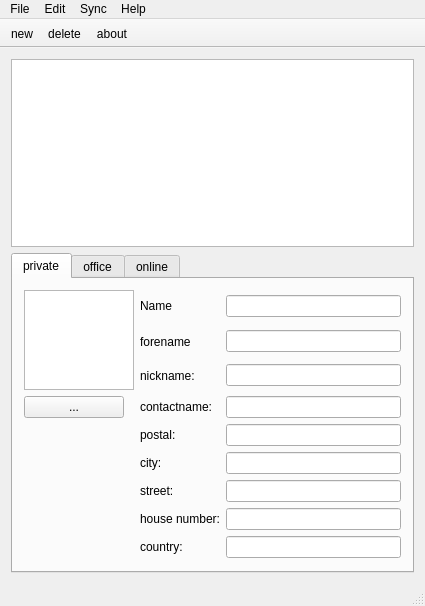
<?xml version="1.0" encoding="UTF-8"?>
<ui version="4.0">
 <class>MainWindow</class>
 <widget class="QMainWindow" name="MainWindow">
  <property name="windowModality">
   <enum>Qt::NonModal</enum>
  </property>
  <property name="geometry">
   <rect>
    <x>0</x>
    <y>0</y>
    <width>425</width>
    <height>606</height>
   </rect>
  </property>
  <property name="windowTitle">
   <string>Peopleedit</string>
  </property>
  <property name="windowIcon">
   <iconset resource="resources.qrc">
    <normaloff>:/base/peopleedit.png</normaloff>:/base/peopleedit.png</iconset>
  </property>
  <widget class="QWidget" name="centralWidget">
   <layout class="QGridLayout" name="gridLayout_2">
    <item row="5" column="0">
     <widget class="QTabWidget" name="tabWidget">
      <property name="currentIndex">
       <number>0</number>
      </property>
      <widget class="QWidget" name="tab">
       <property name="sizePolicy">
        <sizepolicy hsizetype="Preferred" vsizetype="Minimum">
         <horstretch>0</horstretch>
         <verstretch>0</verstretch>
        </sizepolicy>
       </property>
       <attribute name="title">
        <string>private</string>
       </attribute>
       <layout class="QGridLayout" name="gridLayout_3">
        <item row="0" column="2">
         <widget class="QLabel" name="nameLabel">
          <property name="text">
           <string>Name</string>
          </property>
         </widget>
        </item>
        <item row="0" column="3">
         <widget class="QLineEdit" name="nameLineEdit"/>
        </item>
        <item row="1" column="2">
         <widget class="QLabel" name="forenameLabel">
          <property name="text">
           <string>forename</string>
          </property>
         </widget>
        </item>
        <item row="1" column="3">
         <widget class="QLineEdit" name="forenameLineEdit"/>
        </item>
        <item row="2" column="3">
         <widget class="QLineEdit" name="nicknameLineEdit"/>
        </item>
        <item row="0" column="1" rowspan="3">
         <widget class="QGraphicsView" name="graphicsView">
          <property name="enabled">
           <bool>true</bool>
          </property>
          <property name="sizePolicy">
           <sizepolicy hsizetype="Minimum" vsizetype="Minimum">
            <horstretch>0</horstretch>
            <verstretch>0</verstretch>
           </sizepolicy>
          </property>
          <property name="minimumSize">
           <size>
            <width>100</width>
            <height>100</height>
           </size>
          </property>
          <property name="maximumSize">
           <size>
            <width>110</width>
            <height>110</height>
           </size>
          </property>
          <property name="verticalScrollBarPolicy">
           <enum>Qt::ScrollBarAlwaysOff</enum>
          </property>
          <property name="horizontalScrollBarPolicy">
           <enum>Qt::ScrollBarAlwaysOff</enum>
          </property>
         </widget>
        </item>
        <item row="3" column="3">
         <widget class="QLineEdit" name="contactnameLineEdit"/>
        </item>
        <item row="4" column="3">
         <widget class="QLineEdit" name="postalLineEdit"/>
        </item>
        <item row="3" column="1">
         <widget class="QPushButton" name="pushButton">
          <property name="sizePolicy">
           <sizepolicy hsizetype="Maximum" vsizetype="Maximum">
            <horstretch>0</horstretch>
            <verstretch>0</verstretch>
           </sizepolicy>
          </property>
          <property name="maximumSize">
           <size>
            <width>100</width>
            <height>100</height>
           </size>
          </property>
          <property name="text">
           <string>...</string>
          </property>
         </widget>
        </item>
        <item row="5" column="3">
         <widget class="QLineEdit" name="cityLineEdit"/>
        </item>
        <item row="6" column="3">
         <widget class="QLineEdit" name="streetLineEdit"/>
        </item>
        <item row="7" column="3">
         <widget class="QLineEdit" name="housenumberLineEdit"/>
        </item>
        <item row="8" column="3">
         <widget class="QLineEdit" name="countryLineEdit"/>
        </item>
        <item row="2" column="2">
         <widget class="QLabel" name="label_7">
          <property name="text">
           <string>nickname:</string>
          </property>
         </widget>
        </item>
        <item row="3" column="2">
         <widget class="QLabel" name="label_8">
          <property name="text">
           <string>contactname:</string>
          </property>
         </widget>
        </item>
        <item row="4" column="2">
         <widget class="QLabel" name="label_9">
          <property name="text">
           <string>postal:</string>
          </property>
         </widget>
        </item>
        <item row="5" column="2">
         <widget class="QLabel" name="label_10">
          <property name="text">
           <string>city:</string>
          </property>
         </widget>
        </item>
        <item row="6" column="2">
         <widget class="QLabel" name="label_11">
          <property name="text">
           <string>street:</string>
          </property>
         </widget>
        </item>
        <item row="7" column="2">
         <widget class="QLabel" name="label_12">
          <property name="text">
           <string>house number:</string>
          </property>
         </widget>
        </item>
        <item row="8" column="2">
         <widget class="QLabel" name="label_13">
          <property name="text">
           <string>country:</string>
          </property>
         </widget>
        </item>
       </layout>
      </widget>
      <widget class="QWidget" name="tab_2">
       <attribute name="title">
        <string>office</string>
       </attribute>
      </widget>
      <widget class="QWidget" name="tab_3">
       <attribute name="title">
        <string>online</string>
       </attribute>
       <layout class="QVBoxLayout" name="verticalLayout_3">
        <item>
         <layout class="QGridLayout" name="gridLayout">
          <property name="sizeConstraint">
           <enum>QLayout::SetFixedSize</enum>
          </property>
          <property name="horizontalSpacing">
           <number>0</number>
          </property>
          <property name="verticalSpacing">
           <number>6</number>
          </property>
          <item row="0" column="0">
           <widget class="QLabel" name="label">
            <property name="sizePolicy">
             <sizepolicy hsizetype="Minimum" vsizetype="Minimum">
              <horstretch>0</horstretch>
              <verstretch>0</verstretch>
             </sizepolicy>
            </property>
            <property name="text">
             <string>email:</string>
            </property>
           </widget>
          </item>
          <item row="0" column="1">
           <widget class="QLineEdit" name="emailLineEdit">
            <property name="sizePolicy">
             <sizepolicy hsizetype="Expanding" vsizetype="Minimum">
              <horstretch>0</horstretch>
              <verstretch>0</verstretch>
             </sizepolicy>
            </property>
           </widget>
          </item>
          <item row="0" column="2">
           <widget class="QPushButton" name="writemailButton">
            <property name="sizePolicy">
             <sizepolicy hsizetype="Minimum" vsizetype="Fixed">
              <horstretch>0</horstretch>
              <verstretch>0</verstretch>
             </sizepolicy>
            </property>
            <property name="minimumSize">
             <size>
              <width>13</width>
              <height>20</height>
             </size>
            </property>
            <property name="text">
             <string>write email</string>
            </property>
           </widget>
          </item>
          <item row="1" column="1" colspan="2">
           <widget class="QLineEdit" name="webpageLineEdit"/>
          </item>
          <item row="2" column="1" colspan="2">
           <widget class="QLineEdit" name="icqLineEdit"/>
          </item>
          <item row="3" column="1" colspan="2">
           <widget class="QLineEdit" name="aolLineEdit"/>
          </item>
          <item row="6" column="1" colspan="2">
           <widget class="QLineEdit" name="skypeLineEdit">
            <property name="frame">
             <bool>true</bool>
            </property>
            <property name="alignment">
             <set>Qt::AlignHCenter|Qt::AlignTop</set>
            </property>
           </widget>
          </item>
          <item row="4" column="1" colspan="2">
           <widget class="QLineEdit" name="msnLineEdit">
            <property name="echoMode">
             <enum>QLineEdit::Normal</enum>
            </property>
            <property name="alignment">
             <set>Qt::AlignLeading|Qt::AlignLeft|Qt::AlignTop</set>
            </property>
           </widget>
          </item>
          <item row="1" column="0">
           <widget class="QLabel" name="label_2">
            <property name="text">
             <string>webpage:</string>
            </property>
           </widget>
          </item>
          <item row="2" column="0">
           <widget class="QLabel" name="label_3">
            <property name="text">
             <string>icq:</string>
            </property>
           </widget>
          </item>
          <item row="3" column="0">
           <widget class="QLabel" name="label_4">
            <property name="sizePolicy">
             <sizepolicy hsizetype="Preferred" vsizetype="Fixed">
              <horstretch>0</horstretch>
              <verstretch>0</verstretch>
             </sizepolicy>
            </property>
            <property name="text">
             <string>aol:</string>
            </property>
           </widget>
          </item>
          <item row="4" column="0">
           <widget class="QLabel" name="label_5">
            <property name="sizePolicy">
             <sizepolicy hsizetype="Preferred" vsizetype="Fixed">
              <horstretch>0</horstretch>
              <verstretch>0</verstretch>
             </sizepolicy>
            </property>
            <property name="text">
             <string>msn:</string>
            </property>
           </widget>
          </item>
          <item row="6" column="0">
           <widget class="QLabel" name="label_6">
            <property name="text">
             <string>skype:</string>
            </property>
            <property name="alignment">
             <set>Qt::AlignLeading|Qt::AlignLeft|Qt::AlignVCenter</set>
            </property>
           </widget>
          </item>
          <item row="7" column="0">
           <widget class="QWidget" name="widget" native="true"/>
          </item>
         </layout>
        </item>
       </layout>
      </widget>
     </widget>
    </item>
    <item row="3" column="0" rowspan="2">
     <widget class="QTableView" name="tableView">
      <property name="autoFillBackground">
       <bool>false</bool>
      </property>
      <property name="dragDropOverwriteMode">
       <bool>true</bool>
      </property>
      <property name="selectionMode">
       <enum>QAbstractItemView::ExtendedSelection</enum>
      </property>
      <property name="selectionBehavior">
       <enum>QAbstractItemView::SelectRows</enum>
      </property>
      <property name="sortingEnabled">
       <bool>true</bool>
      </property>
      <attribute name="verticalHeaderVisible">
       <bool>false</bool>
      </attribute>
     </widget>
    </item>
   </layout>
  </widget>
  <widget class="QMenuBar" name="menuBar">
   <property name="geometry">
    <rect>
     <x>0</x>
     <y>0</y>
     <width>425</width>
     <height>29</height>
    </rect>
   </property>
   <widget class="QMenu" name="menuFile">
    <property name="title">
     <string>File</string>
    </property>
    <addaction name="actionNew"/>
    <addaction name="actionExit"/>
   </widget>
   <widget class="QMenu" name="menuEdit">
    <property name="title">
     <string>Edit</string>
    </property>
    <addaction name="actionDelete"/>
   </widget>
   <widget class="QMenu" name="menuHelp">
    <property name="title">
     <string>Help</string>
    </property>
    <addaction name="actionAbout"/>
    <addaction name="actionAbout_qt"/>
   </widget>
   <widget class="QMenu" name="menuSync">
    <property name="title">
     <string>Sync</string>
    </property>
   </widget>
   <addaction name="menuFile"/>
   <addaction name="menuEdit"/>
   <addaction name="menuSync"/>
   <addaction name="menuHelp"/>
  </widget>
  <widget class="QToolBar" name="mainToolBar">
   <property name="movable">
    <bool>false</bool>
   </property>
   <attribute name="toolBarArea">
    <enum>TopToolBarArea</enum>
   </attribute>
   <attribute name="toolBarBreak">
    <bool>false</bool>
   </attribute>
   <addaction name="actionNew"/>
   <addaction name="actionDelete"/>
   <addaction name="actionAbout"/>
  </widget>
  <widget class="QStatusBar" name="statusBar"/>
  <action name="actionNew">
   <property name="icon">
    <iconset resource="resources.qrc">
     <normaloff>:/base/icons/filenew.png</normaloff>:/base/icons/filenew.png</iconset>
   </property>
   <property name="text">
    <string>new</string>
   </property>
  </action>
  <action name="actionAbout">
   <property name="icon">
    <iconset resource="resources.qrc">
     <normaloff>:/base/icons/gtk-about.png</normaloff>:/base/icons/gtk-about.png</iconset>
   </property>
   <property name="text">
    <string>about</string>
   </property>
  </action>
  <action name="actionExit">
   <property name="text">
    <string>exit</string>
   </property>
  </action>
  <action name="actionDelete">
   <property name="icon">
    <iconset resource="resources.qrc">
     <normaloff>:/base/icons/trashcan_full.png</normaloff>:/base/icons/trashcan_full.png</iconset>
   </property>
   <property name="text">
    <string>delete</string>
   </property>
  </action>
  <action name="actionAbout_qt">
   <property name="text">
    <string>about qt</string>
   </property>
  </action>
 </widget>
 <layoutdefault spacing="6" margin="11"/>
 <resources>
  <include location="resources.qrc"/>
 </resources>
 <connections/>
</ui>
